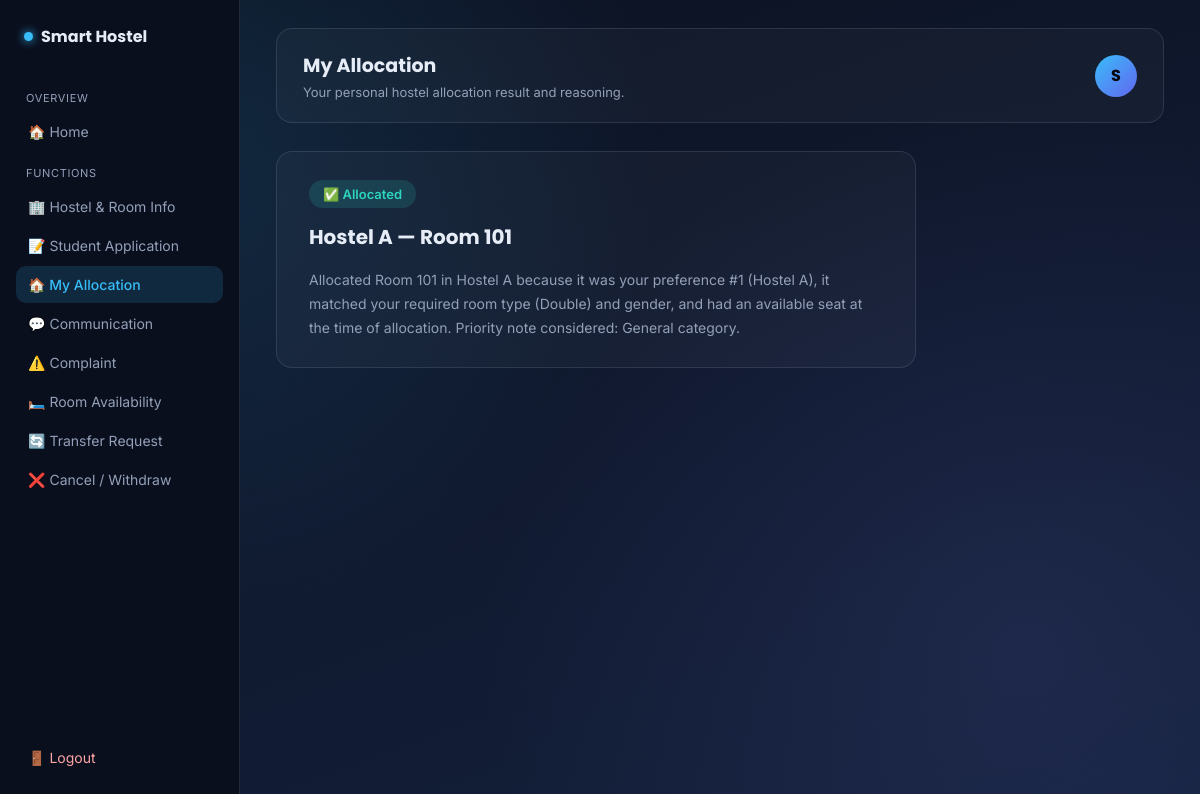
/my-allocation (signed in), run on the app's committed database.
### tables this page shows
CREATE TABLE applications (
            id INTEGER PRIMARY KEY AUTOINCREMENT,
            user_id TEXT NOT NULL,
            full_name TEXT NOT NULL,
            gender TEXT NOT NULL,
            course TEXT NOT NULL,
            room_type TEXT NOT NULL,
            pref1_hostel TEXT NOT NULL,
            pref2_hostel TEXT NOT NULL,
            pref3_hostel TEXT NOT NULL,
            priority_note TEXT NOT NULL,
            status TEXT NOT NULL DEFAULT 'Pending',
            allocated_hostel TEXT,
            allocated_room TEXT,
            reasoning TEXT
        );

### app.py (the view)
@app.route("/my-allocation")
def my_allocation():
    if session.get("role") != "student":
        return redirect(url_for("login"))
    application = get_application_for_user(session["user_id"])
    return render_template("my_allocation.html", application=application, user_id=session["user_id"])

### database.py (called while the page is built)
def get_application_for_user(user_id):
    conn = sqlite3.connect(DB_NAME)
    conn.row_factory = sqlite3.Row
    cursor = conn.cursor()
    cursor.execute("SELECT * FROM applications WHERE user_id = ?", (user_id,))
    row = cursor.fetchone()
    conn.close()
    return dict(row) if row else None

### templates/my_allocation.html (shortened to what this page needs)
<!DOCTYPE html>
<html lang="en">
<head>
    <link rel="stylesheet" href="{{ url_for('static', filename='style.css') }}">
</head>
<body class="dash-shell">
    <aside class="sidebar">
        <div class="sidebar-brand">
            <span class="brand-dot"></span> Smart Hostel
        </div>
        <nav class="sidebar-nav">
            <span class="nav-label">Overview</span>
            <a href="{{ url_for('student_dashboard') }}" class="nav-link">🏠 Home</a>
            <span class="nav-label">Functions</span>
            <a href="{{ url_for('coming_soon', feature='Hostel & Room Information') }}" class="nav-link">🏢 Hostel & Room Info</a>
            <a href="{{ url_for('apply_hostel') }}" class="nav-link">📝 Student Application</a>
            <a href="{{ url_for('my_allocation') }}" class="nav-link active">🏠 My Allocation</a>
            <a href="{{ url_for('coming_soon', feature='Communication') }}" class="nav-link">💬 Communication</a>
            <a href="{{ url_for('coming_soon', feature='Complaint') }}" class="nav-link">⚠️ Complaint</a>
            <a href="{{ url_for('coming_soon', feature='Room Availability / Vacancy') }}" class="nav-link">🛏️ Room Availability</a>
            <a href="{{ url_for('coming_soon', feature='Transfer Request') }}" class="nav-link">🔄 Transfer Request</a>
            <a href="{{ url_for('coming_soon', feature='Cancel / Withdraw') }}" class="nav-link">❌ Cancel / Withdraw</a>
        </nav>
        <a href="{{ url_for('logout') }}" class="sidebar-logout">🚪 Logout</a>
    </aside>
    <div class="dash-content">
        <header class="dash-topbar">
            <div>
                <h2>My Allocation</h2>
                <p>Your personal hostel allocation result and reasoning.</p>
            </div>
            <div class="topbar-avatar">{{ user_id[0]|upper }}</div>
        </header>
        {% if not application %}
        <div class="application-panel">
            <h3>No application found</h3>
            <p style="color: var(--text-muted); font-size: 14px;">
                We don't have a hostel application on file for your account ({{ user_id }}) yet.
                This demo currently uses sample data for accounts <strong>student1</strong> through
                <strong>student5</strong> — log in as one of these to see a live example.
            </p>
        </div>
        {% elif application.status == 'Allocated' %}
        <div class="application-panel allocation-result allocation-success">
            <div class="allocation-badge">✅ Allocated</div>
            <h3>{{ application.allocated_hostel }} — Room {{ application.allocated_room }}</h3>
            <p class="reasoning-text">{{ application.reasoning }}</p>
        </div>
        {% else %}
        <div class="application-panel allocation-result allocation-waitlisted">
            <div class="allocation-badge badge-waitlisted">🟡 Waitlisted</div>
            <h3>You're currently on the waiting list</h3>
            <p class="reasoning-text">{{ application.reasoning }}</p>
        </div>
        {% endif %}
    </div>
</body>
</html>

### static/style.css (style rules this page uses)
:root { --bg-deep: #0b1120; --bg-mid: #14203c; --accent: #38bdf8; --accent-soft: rgba(56, 189, 248, 0.15); --text-main: #e7edf7; --text-muted: #93a0b8; --glass-border: rgba(148, 163, 184, 0.18); }
* { box-sizing: border-box; }
body { margin: 0; min-height: 100vh; font-family: 'Inter', sans-serif; color: var(--text-main); background: radial-gradient(circle at 15% 20%, rgba(56, 189, 248, 0.12), transparent 40%), radial-gradient(circle at 85% 80%, rgba(129, 140, 248, 0.10), transparent 45%), linear-gradient(160deg, var(--bg-deep) 0%, var(--bg-mid) 100%); display: flex; align-items: center; justify-content: center; padding: 24px; }
.dash-shell { display: flex; align-items: initial; justify-content: initial; padding: 0; min-height: 100vh; }
.sidebar { width: 240px; flex-shrink: 0; background: #0a0f1e; border-right: 1px solid var(--glass-border); padding: 24px 16px; display: flex; flex-direction: column; position: sticky; top: 0; height: 100vh; }
.sidebar-brand { font-family: 'Poppins', sans-serif; font-weight: 700; font-size: 16px; display: flex; align-items: center; gap: 8px; padding: 0 8px; margin-bottom: 28px; }
.brand-dot { width: 9px; height: 9px; border-radius: 50%; background: var(--accent); box-shadow: 0 0 10px var(--accent); }
.sidebar-nav { display: flex; flex-direction: column; gap: 2px; flex: 1; }
.nav-label { font-size: 11px; text-transform: uppercase; letter-spacing: 0.06em; color: var(--text-muted); padding: 14px 10px 6px; }
.nav-link { color: var(--text-muted); text-decoration: none; font-size: 14px; padding: 10px 12px; border-radius: 10px; }
.nav-link.active { background: var(--accent-soft); color: var(--accent); font-weight: 500; }
.sidebar-logout { color: #fca5a5; text-decoration: none; font-size: 14px; padding: 10px 12px; border-radius: 10px; margin-top: 12px; }
.dash-content { flex: 1; padding: 28px 36px 48px; max-width: 1200px; }
.dash-topbar { display: flex; align-items: center; justify-content: space-between; background: rgba(255, 255, 255, 0.03); border: 1px solid var(--glass-border); border-radius: 16px; padding: 22px 26px; margin-bottom: 28px; }
.dash-topbar h2 { font-family: 'Poppins', sans-serif; margin: 0 0 4px; font-size: 19px; }
.dash-topbar p { margin: 0; color: var(--text-muted); font-size: 13px; }
.topbar-avatar { width: 42px; height: 42px; border-radius: 50%; background: linear-gradient(135deg, #38bdf8, #6366f1); color: #05070d; display: flex; align-items: center; justify-content: center; font-weight: 700; font-family: 'Poppins', sans-serif; }
.application-panel { background: rgba(255, 255, 255, 0.03); border: 1px solid var(--glass-border); border-radius: 16px; padding: 28px 32px; max-width: 720px; }
.application-panel h3 { font-family: 'Poppins', sans-serif; font-size: 17px; margin: 0 0 18px; }
.allocation-result { max-width: 640px; }
.allocation-badge { display: inline-block; padding: 6px 14px; border-radius: 999px; font-size: 13px; font-weight: 600; margin-bottom: 14px; background: rgba(45, 212, 191, 0.15); color: #2dd4bf; }
.allocation-success h3, .allocation-waitlisted h3 { margin: 0 0 16px; font-family: 'Poppins', sans-serif; font-size: 20px; }
.reasoning-text { color: var(--text-muted); font-size: 14px; line-height: 1.7; margin: 0; }

### data on the page
applications: allocated_hostel "Hostel A", allocated_room "101", reasoning "Allocated Room 101 in Hostel A because it was your preference #1 (Hostel A), it matched your required room type (Double) and gender, and had an available seat at the time of allocation. Priority note considered: General category."

### other printed values
{{ user_id[0]|upper }} "S"
